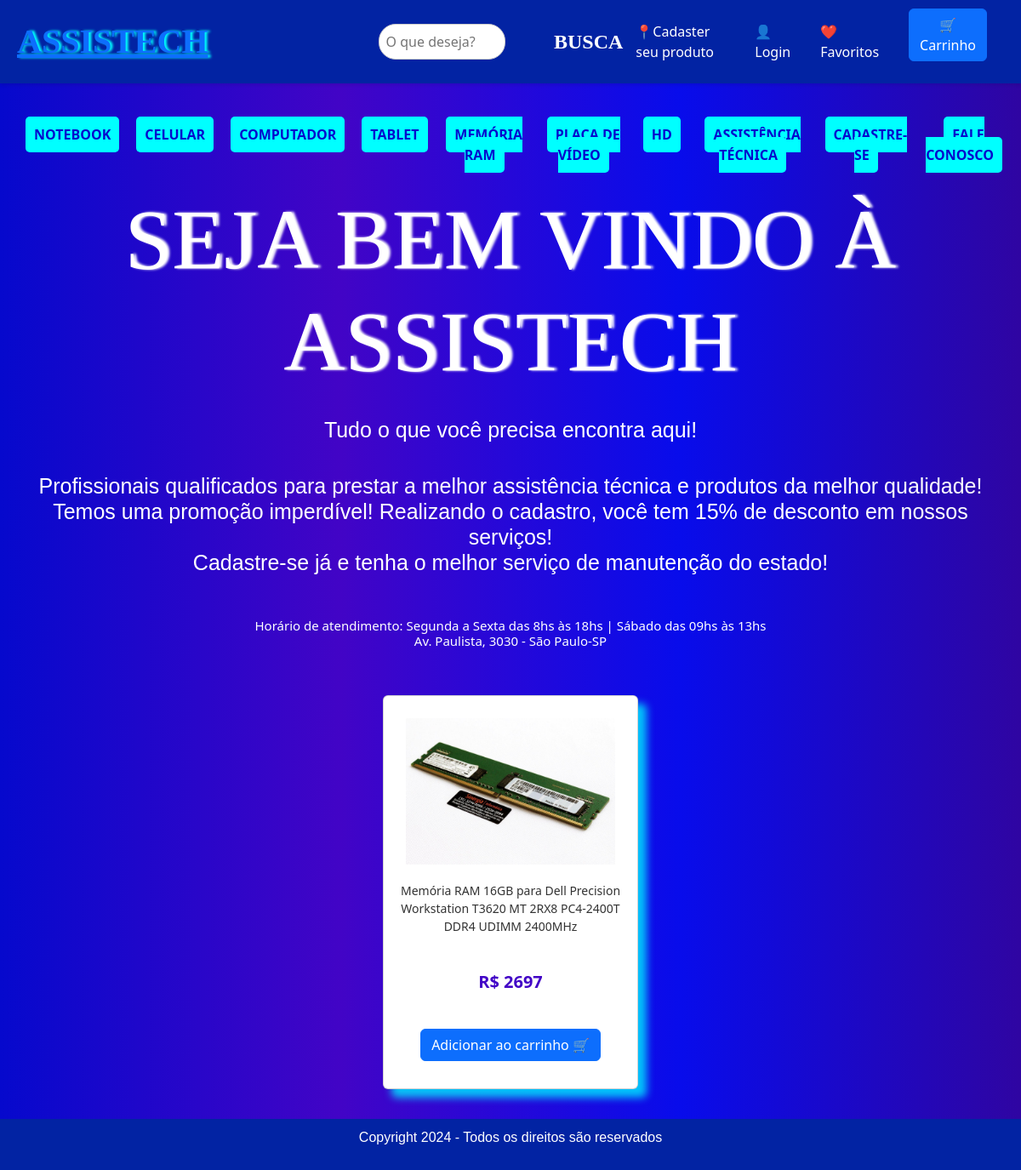
Page /listagens/memoria.php on the committed database.
### tables this page shows
CREATE TABLE `produtos` (
  `id` int(11) NOT NULL,
  `idTipo` int(11) NOT NULL,
  `capa` varchar(255) NOT NULL,
  `nome` varchar(150) NOT NULL,
  `valor` int(11) NOT NULL,
  `data` datetime NOT NULL
);

### sheep_core/includes.php (called while the page is built, shortened)
<?php
function sheep_classes($sheepClasses) {
    $sheepDiretorio = ['diretor', 'funcionarios',  'gerentes_operacionais', 'gerentes'];
    $sheepFiscaliza = null;
    foreach ($sheepDiretorio as $sheepNomeDiretorio):
        if (!$sheepFiscaliza && file_exists(__DIR__ . '/' ."{$sheepNomeDiretorio}" . '/' ."{$sheepClasses}.php") && !is_dir(__DIR__  . '/' . "{$sheepNomeDiretorio}" . '/' ."{$sheepClasses}.php")):
            $sheepFiscaliza = true;
        endif;
    endforeach;
}
?>

### sheep_core/gerentes_operacionais/Ler.php (called while the page is built, shortened)
<?php
class Ler extends Conexao{
    private $Seleciona;
    private $Resultado;
    private $Ler;
    public function Leitura($BD, $SQL = null, $Adicionais = null)
    {
      $this->Seleciona = "SELECT * FROM {$BD} {$SQL}";
      $this->Execute();
    }
    public function getResultado(){
        return $this->Resultado;
    }
    private function Canectar()
    {
       $this->Canectar = parent::getCanectar();
       $this->Ler = $this->Canectar->prepare($this->Seleciona);
       $this->Ler->setFetchMode(PDO::FETCH_ASSOC);
    }
    private function Execute()
    {
        $this->Canectar();
        try {
            $this->Ler->execute();
            $this->Resultado = $this->Ler->fetchAll();
        } catch (Exception $ms) {
            $this->Resultado = null;
            print "<b>Erro ao ler: {$ms->getMessage()}</b> ";
        }
    }
}

### sheep_core/diretor/Conexao.php (called while the page is built)
<?php
class Conexao{
    private static $sheepHost = SHEEP_HOST;
    private static $sheepUsuario = SHEEP_USER;
    private static $sheepSenha = SHEEP_SENHA;
    private static $sheepDb = SHEEP_BD;
    private static $Canectar = null;
    private static function Conectar() {
        try {
            if (self::$Canectar == null):
                $dsn = 'mysql:host=' . self::$sheepHost . ';dbname=' . self::$sheepDb;
                $op = [ PDO::MYSQL_ATTR_INIT_COMMAND => 'SET NAMES UTF8'];
                self::$Canectar = new PDO($dsn, self::$sheepUsuario, self::$sheepSenha, $op);
            endif;
        } catch (PDOException $e) {
            echo $e->getMessage();
            die;
        }
        self::$Canectar->setAttribute(PDO::ATTR_ERRMODE, PDO::ERRMODE_EXCEPTION);
        return self::$Canectar;
    }
    public static function getCanectar() {
        return self::Conectar();
    }
}

### listagens/memoria.php (the view, shortened to what this page needs)
<!DOCTYPE html>
<html lang="pt-br">
<head>
    <link rel="stylesheet" href="../css/est.css">
    <link href="../css/bootstrap.min.css" rel="stylesheet" >
</head>
    <header class="header">
    <div class="logo-assistech"><a href="/ProjetoUninove/index.php">ASSISTECH</a></div>
    <div class="search-bar">
        <input type="text" placeholder="O que deseja?" aria-label="Search">
    </div>
    <div class="logo">BUSCA</div>
    <div class="header-icons">
        <div class="icon"><a href="novoquipe"></a>📍Cadaster seu produto</div>
        <div class="icon"><a href="login"></a>👤 Login</div>
        <div class="icon">❤️ Favoritos</div>
        <div class="icon">
            <p>
                <a class="btn btn-primary" data-toggle="collapse" href="cart.php" role="button" aria-expanded="false" aria-controls="multiCollapseExample1">
                🛒 Carrinho</a>
            </p>
    </div>
    </header>
    <div class="menu " >
    <nav class="navbar navbar-expand-lg ">
    <ul class="navbar-nav">
            <li><a href="notebook.php">NOTEBOOK</a></li>
            <li><a href="celular.php">CELULAR</a></li>
            <li><a href="computador.php">COMPUTADOR</a></li>
            <li><a href="tablet.php">TABLET</a></li>
            <li><a href="memoria.php">MEMÓRIA RAM</a></li>
            <li><a href="placa.php">PLACA DE VÍDEO</a></li>
            <li><a href="hd.php">HD</a></li>
            <li> <a href="servicos.php">ASSISTÊNCIA TÉCNICA</a></li>
            <li> <a href="cadastro.php">CADASTRE-SE</a></li>
            <li><a href="faleconosco.php">FALE CONOSCO</a></li>
        </ul>
    </nav>
    </div>
    <body>
    <div class="titulo text-white">
        <h1 >SEJA BEM VINDO À ASSISTECH</h1>
    <h2>Tudo o que você precisa encontra aqui!</h2>
   <p><h2>Profissionais qualificados para prestar a melhor assistência técnica e produtos da melhor qualidade! <br>
    Temos uma promoção imperdível! Realizando o <strong>cadastro</strong>, você tem <strong>15% de desconto </strong> em nossos serviços! <br>
    Cadastre-se já e tenha o melhor serviço de manutenção do estado!</h2></p> <br>
<h3>Horário de atendimento: Segunda a Sexta das 8hs às 18hs | Sábado das 09hs às 13hs <br>
Av. Paulista, 3030 - São Paulo-SP</h3>
    <main class="container">
        <?php
                          $ler = new Ler();
                          $ler->Leitura('produtos', "WHERE idTipo = '5'");
                          if($ler->getResultado()){
                            foreach($ler->getResultado() as $produto){
                              $produto = (object) $produto;
        ?>
        <div class="produto card ">
            <form action="filtros/criar.php" method="post">
            <div class="card-body">
                <img src="<?=HOME?>/uploads/<?=$produto->capa?>" alt="<?=$produto->nome?>" class="rounded mx-auto d-block">
                <p class="descricao"><?=$produto->nome?></p>
                <br><p class="preco">R$ <?=$produto->valor?></p>
                <br><p><button class="btn btn-primary" type="submit" name="addcarrinho">Adicionar ao carrinho 🛒 </button></p>
            </div>
            </form>
        </div>
        <?php
            };
            };
            ?>
    </main>
    </body>
<footer>
    <p>Copyright 2024 - Todos os direitos são reservados</p>
</footer>
</html>

### css/est.css (style rules this page uses)
* { margin: 0; padding: 0; box-sizing: border-box; }
body { font-family: Arial, sans-serif; margin: 0; padding: 0; background-image: linear-gradient(to right, #0609cd, #4204c6, #080ceb, #2f05a2); color: white; }
.header { display: flex; align-items: center; justify-content: space-between; padding: 10px 20px; box-shadow: 0 2px 4px rgba(0, 0, 0, 0.1); color: white; background-color: #0223a3; }
.icon { cursor: pointer; margin-right: 20px; }
.logo-assistech { font-family: "Assistech"; font-size: 40px; font-weight: bolder; padding-right: 100px; text-shadow: 3px 0px 3px aqua; }
.logo-assistech a { font-family: "Assistech"; font-size: 40px; font-weight: bolder; padding-right: 100px; text-shadow: 3px 0px 3px aqua; }
.search-bar { flex-grow: 1; margin-right: 20px; }
.search-bar input { width: 80%; padding: 8px; border: 1px solid #ccc; border-radius: 20px; font-size: 16px; }
.logo { font-family: "Assistech"; font-weight: bold; font-size: 24px; margin-right: auto; }
.header-icons { display: flex; align-items: center; }
.header-icons div { margin-left: 15px; cursor: pointer; }
.menu a { color: #0609cd; text-decoration: none; background-color: aqua; padding: 10px; border-radius: 5px; text-align: center; }
nav ul { list-style: none; display: flex; padding: 10px; margin: 10px; text-align: center; color: white; }
nav ul li { margin-left: 20px; font-weight: bolder; margin-top: 20px; text-align: center; color: white; }
.text-white { color: white; }
.titulo h1 { font-family: 'Assistech'; font-size: 100px; text-align: center; text-shadow: 3px 0px 3px white; padding: 10px; }
.titulo h2 { font-family: Arial, Helvetica, sans-serif; color: white; font-size: 25px; text-align: center; padding: 10px; font-weight: lighter; }
.titulo h3 { font-size: 15px; text-align: center; color: white; }
.container { margin-top: 20px; padding: 10px; display: flex; justify-content: center; flex-wrap: wrap; gap: 10px; }
.produto { text-align: center; align-items: center; height: 350px; width: 300px; margin: 25px; background-color: white; border-radius: 5px; box-shadow: 10px 10px 10px rgba(0, 229, 255, 0.844); }
.produto img { max-width: 100%; height: auto; display: block; padding: 10px; }
.descricao { font-size: 14px; color: #333; margin-top: 10px; }
.preco { font-weight: bolder; color: #4204c6; font-size: 20px; }
.btn { padding: 10px; background-color: #4204c6; color: white; font-weight: bolder; border-radius: 5px; }
footer { color: white; font-family: Arial, Helvetica, sans-serif; background-color: #0223a3 ; padding: 10px; text-align: center; }

### rows in the picture
produtos: capa (picture), nome "Memória RAM 16GB para Dell Precision Workstation T3620 MT 2RX8 PC4-2400T DDR4 UDIMM 2400MHz", valor "2697"
